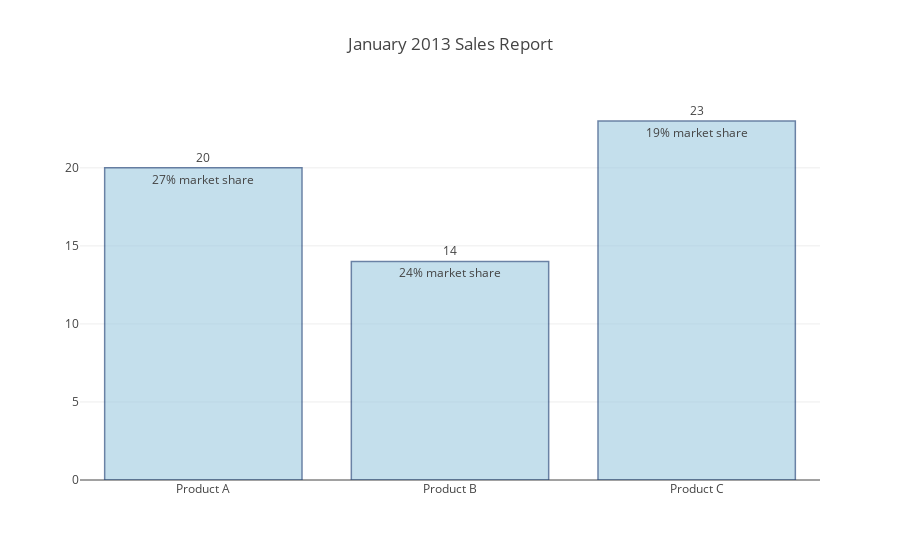

The notebook cell this image was saved under:
### Markdown cell above
## Bar Chart with Direct Labels

### Code cell
val xValue = Seq("Product A", "Product B", "Product C")

val yValue = Seq(20, 14, 23)

val trace1 = Bar(
  xValue,
  yValue,
  text = Seq("27% market share", "24% market share", "19% market share"),
  marker = Marker(
    color = Color.RGB(158, 202, 225),
    opacity = 0.6,
    line = Line(
      color = Color.RGB(8, 48, 107),
      width = 1.5
    )
  )
)

val data = Seq(trace1)

val annotations = xValue.zip(yValue).map {
  case (x, y) =>
    Annotation(
      x = x,
      y = y,
      text = y.toString,
      xanchor = Anchor.Center,
      yanchor = Anchor.Bottom,
      showarrow = false
    )
}

val layout = Layout(
  title = "January 2013 Sales Report",
  annotations = annotations
)

plot(data, layout)

### Figure 1 — Plotly figure (JSON) as saved in the notebook; plotly's stock layout.template omitted (floating-point values rounded to 4 significant figures)
{"data": [{"marker": {"color": "rgb(158, 202, 225)", "line": {"color": "rgb(8, 48, 107)", "width": 1.5}, "opacity": 0.6}, "text": ["27% market share", "24% market share", "19% market share"], "type": "bar", "x": ["Product A", "Product B", "Product C"], "y": [20, 14, 23]}], "layout": {"annotations": [{"showarrow": false, "text": "20", "x": "Product A", "xanchor": "center", "y": 20, "yanchor": "bottom"}, {"showarrow": false, "text": "14", "x": "Product B", "xanchor": "center", "y": 14, "yanchor": "bottom"}, {"showarrow": false, "text": "23", "x": "Product C", "xanchor": "center", "y": 23, "yanchor": "bottom"}], "title": "January 2013 Sales Report"}}
